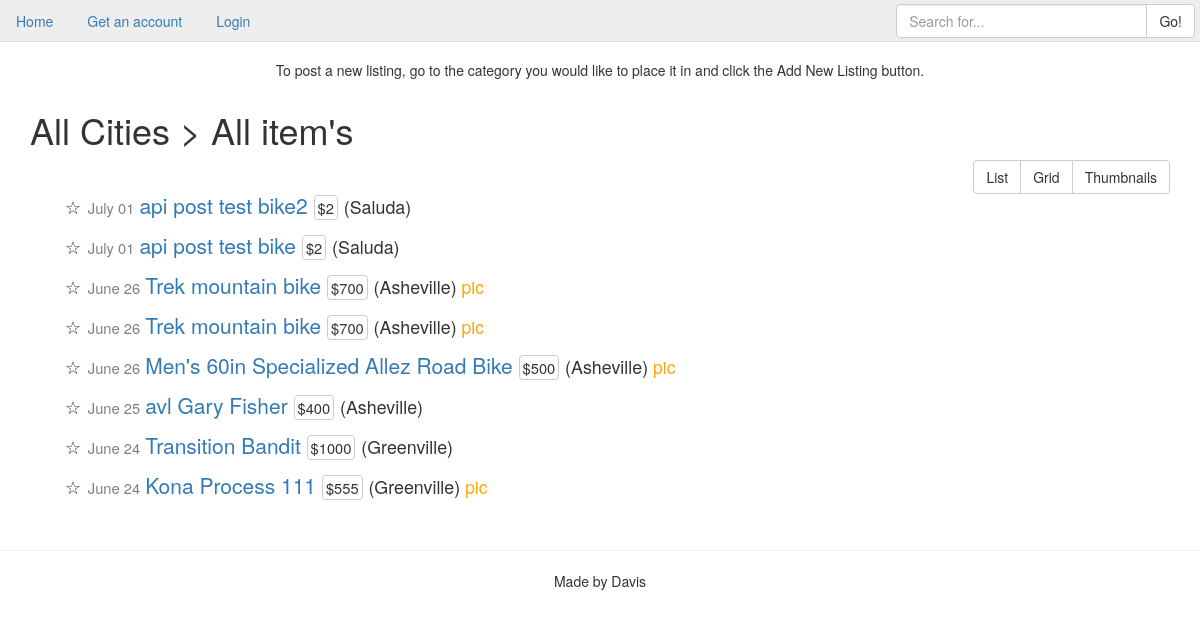
The page /catergory/6/ on the database its author committed.
### cl_app/models.py (models this page shows, shortened)
class Listing(models.Model):
    user = models.ForeignKey('auth.User')
    listing_city = models.ForeignKey(City)
    category = models.ForeignKey(ListingType)
    title = models.CharField(max_length=40)
    price = models.IntegerField()
    description = models.TextField()
    photo = models.ImageField(upload_to="listing_photos", null=True, blank=True, verbose_name="Listing Photo")
    created = models.DateTimeField(auto_now_add=True)
    class Meta:
        ordering = ['-created']
    @property
    def photo_url(self):
        if self.photo:
            return self.photo.url
        return "/media/listing_photos/classifieds-default.jpg"

class City(models.Model):
    city = models.CharField(max_length=20)
    def __str__(self):
        return self.city

### cl_app/views.py (the view)
# urls.py: url(r'^catergory/(?P<categorypk>\d+)/$', CategoryListView.as_view(), name='category_list_view'),
class CategoryListView(ListView):
    model = Listing
    def get_queryset(self, **kwargs):
        category_id = self.kwargs.get('categorypk', None)
        return Listing.objects.filter(category=category_id)

### templates/cl_app/listing_list.html (shortened to what this page needs)
{% extends "base.html" %}
{% load staticfiles %}
{% block body %}
    <h1>
        {% if city %}
            {{ city }} >
        {% else %}
            All Cities >
        {% endif %}
        {% if category %}
            {{ category }}
        {% else %}
            All item's
        {% endif %}
    </h1>
    <div class="btn-group pull-right" role="group">
        <a href="#" id="listb" class="btn btn-default">List</a>
        <a href="#" id="gridb" class="btn btn-default">Grid</a>
        <a href="#" id="thumbb" class="btn btn-default">Thumbnails</a>
    </div>
    <br>
    <div class="row" id="list">
        {% for item in object_list %}
        <div class="item listing-list">
            <p><small>&#9734;</small>
                <span class="time">{{ item.created|date:"N d" }} </span>
                <a href="{% url 'listing_detail_view' item.pk %}">{{ item.title }} </a>
                <span class="price">${{ item.price }}</span>
                <small>({{ item.listing_city }}) </small>
                {% if item.photo %}
                <span class="pic">pic</span>
                {% endif %}
            </p>
        </div>
        {% empty %}
            <h4>Sorry, no items in this list.</h4>
        {% endfor %}
    </div>
    <br>
</div>
{% endblock %}

### cl_app/static/cl_app/css/main.css (style rules this page uses)
body { margin-top: 60px; }
.price { font-size: .7em; border: 1px solid #ccc; -webkit-border-radius: .25em; -moz-border-radius: .25em; border-radius: .25em; padding: 1px 3px; }
span.pic { color: orange; font-size: smaller; }
.time { font-size: 0.7em; line-height: 1em; padding: 1px; color: gray; vertical-align: middle; }
.listing-list { margin-left: 50px; margin-top: 10px; font-size: 1.5em; }

### rows shown on the page
Listing: created "July 01", title "api post test bike2", price "2", listing_city "Saluda"
Listing: created "July 01", title "api post test bike", price "2", listing_city "Saluda"
Listing: created "June 26", title "Trek mountain bike", price "700", listing_city "Asheville", shows "pic"
Listing: created "June 26", title "Trek mountain bike", price "700", listing_city "Asheville", shows "pic"
Listing: created "June 26", title "Men's 60in Specialized Allez Road Bike", price "500", listing_city "Asheville", shows "pic"
Listing: created "June 25", title "avl Gary Fisher", price "400", listing_city "Asheville"
Listing: created "June 24", title "Transition Bandit", price "1000", listing_city "Greenville"
Listing: created "June 24", title "Kona Process 111", price "555", listing_city "Greenville", shows "pic"
